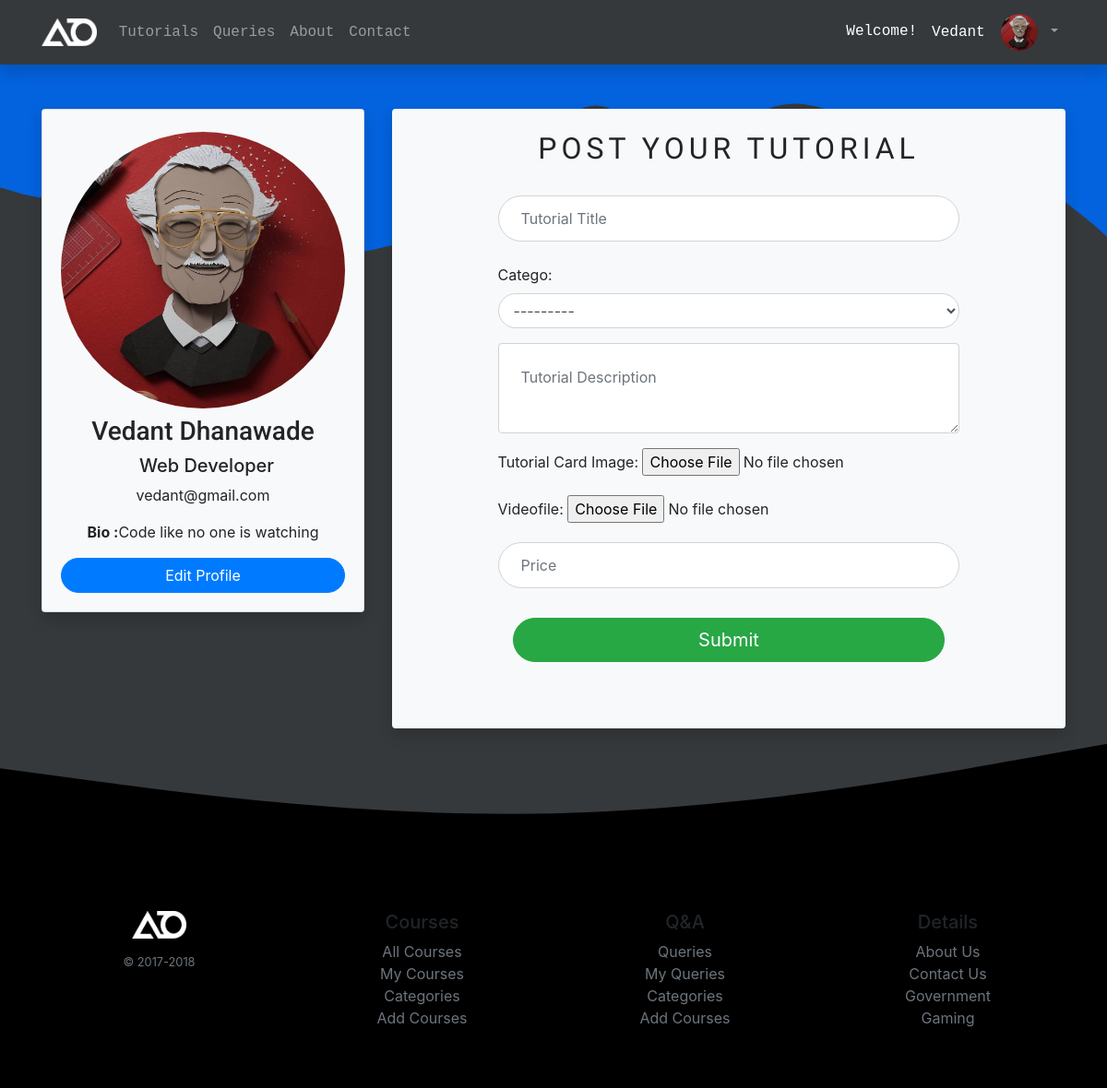
The app's page /tutorials/addtutorial (signed in) with its own data.
### services/models.py (models this page shows, shortened)
class Userprofile(models.Model):
    email = models.EmailField(max_length=100, primary_key=True,default="")
    firstname = models.CharField(max_length=100)
    lastname = models.CharField(max_length=100)
    image = models.ImageField(default='services/images/default.jpg', upload_to='services/profile_pics')
    profession = models.CharField(max_length=200)
    bio = models.TextField()

class Tutorial(models.Model):
    title = models.CharField(max_length=100,primary_key=True)
    desc =  models.TextField()
    author = models.ForeignKey(User, on_delete=models.CASCADE)
    catego = models.ForeignKey(Category, on_delete=models.CASCADE)
    videofile= models.FileField(upload_to='services/videos',null=True)
    imagefile = models.ImageField(upload_to='services/images',default="")
    price = models.IntegerField()
    timestamp = models.DateTimeField(default=timezone.now)
    approval = models.NullBooleanField()

### services/views.py (the view, shortened to what this page needs)
# urls.py: path('tutorials/addtutorial', views.addtutorial, name='addtutorial'),
@login_required
def addtutorial(request):
    profile = Userprofile.objects.filter(email=request.user.email)
    form = TutorialForm()
    context = {'form': form,
                'profile' : profile
            }
    return render(request,'services/addtutorial.html',context)

### services/forms.py
class TutorialForm(forms.ModelForm):
    title = forms.CharField(
        widget=forms.TextInput(
            attrs={
                'class': "form-control rounded-pill p-4 my-4",
                'type': "text",
                'placeholder': "Tutorial Title"
            }),
        label=False,
    )
    desc = forms.CharField(
        widget=forms.Textarea(
            attrs={
                'class': "form-control p-4",
                'type': "text",
                'placeholder': "Tutorial Description",
                'rows':2
            }),
        label=False,
    )
    price = forms.IntegerField(
        widget=forms.NumberInput(
            attrs={
                'class': "form-control p-4 rounded-pill",
                'placeholder': "Price"
            }),
        label=False,
    )
    imagefile = forms.ImageField(
        label=('Tutorial Card Image'),
    )
    class Meta:
        model = Tutorial
        fields = ('title','catego','desc','imagefile','videofile','price')
        widgets = {
            'catego': forms.Select(attrs={'class': "form-control rounded-pill",'type': "text",'placeholder': "Categories"}),
          }

### services/models.py (called while the page is built)
    def __str__(self):
        return self.name

### templates/services/addtutorial.html (shortened to what this page needs)
{% extends 'services/base.html' %}
{% load static %}
{% block body %}
<section id="productDetails" class="">
    <div class="container pt-5">
        <div class="row">
            <div class="col-xl-4">
                <div class="card card-profile shadow bg-light">
                    <div class="card-body pt-0 pt-md-4 bg-light">
                        <div class="text-center">
                            {% for i in profile %}
                            <div class="card-profile-image">
                                <img src="/media/{{i.image}}" class="img-fluid"
                                    style="height: 300px; width: 100%; border-radius: 50%;">
                            </div>
                            <h3 class="title2 mt-2">{{i.firstname}} {{i.lastname}}</h3>
                            <div class="h5">
                                {{i.profession}}
                            </div>
                            <p>{{i.email}}</p>
                            <p><strong>Bio :</strong>{{i.bio}}</p>
                            {% endfor %}
                            <button class="btn btn-block btn-primary rounded-pill" data-toggle="modal"
                                data-target="#userprofile">Edit Profile</button>
                        </div>
                    </div>
                </div>
            </div>
            <div class="col-lg-8">
                <div class="card shadow border-0 p-4 bg-light">
                    <h2 class="text-center title">Post your Tutorial</h2>
                    <div class="row justify-content-center border-0">
                        <div class="form-group">
                            <form action="" enctype="multipart/form-data" method="POST">
                                <div class="mb-0">
                                    {{form.as_p}}
                                </div>
                                <div class="p-3 text-center">
                                    <button class="btn btn-success btn-block btn-lg rounded-pill" type="submit"
                                        value="Submit">Submit</button>
                                </div>
                            </form>
                        </div>
                    </div>
                </div>
            </div>
        </div>
    </div>
</section>
{% endblock body %}

### templates/services/base.html (shortened to what this page needs)
{% load static %}
{% load crispy_forms_tags %}
<html lang="en">
<head>
    <link rel="stylesheet" href="{% static 'services/css/bootstrap.min.css' %}" class="rel">
    <link rel="stylesheet" href="{% static 'services/css/styles.css' %}" class="rel">
    <link rel="stylesheet" href="{% static 'services/css/swiper-bundle.css' %}">
    <link rel="stylesheet" href="{% static 'services/css/swiper-bundle.min.css' %}">
</head>
<body>
    <header>
        <nav class="navbar navbar-expand-lg navbar-dark shadow">
            <div class="container">
                <div class="collapse navbar-collapse text-center" id="navbarTogglerDemo01">
                    <a class="navbar-brand" href="{% url 'index' %}"><img src="{% static 'services/img/2.png'%}"></a>
                    <ul class="navbar-nav mr-auto mt-2 mt-lg-0">
                        <li class="nav-item">
                            <a class="nav-link" href="{% url 'alltutorials' %}">Tutorials</a>
                        </li>
                        <li class="nav-item">
                            <a class="nav-link" href="{% url 'queries' %}">Queries</a>
                        </li>
                        <li class="nav-item">
                            <a class="nav-link" type="button"  data-toggle="modal" data-target="#about">About</a>
                        </li>
                        <li class="nav-item">
                            <a class="nav-link" href="{% url 'contact' %}">Contact</a>
                        </li>
                    </ul>
                    <div>
                        {% if user.is_authenticated %}
                        <ul class="navbar-nav ml-auto">
                            <li class="nav-item nav-link dropdown no-arrow" style="margin-top: 10px;">
                                <h6 class="text-white">Welcome!</h6>
                            </li>
                            <li class="nav-item dropdown">
                                <a class="nav-link dropdown-toggle" href="#" id="userDropdown" role="button"
                                    data-toggle="dropdown" aria-haspopup="true" aria-expanded="false">
                                    <h6 class="mr-2 d-none d-lg-inline text-white">{{user.first_name}}</h6>
                                    {% for i in profile %}
                                    <img class="img-profile rounded-circle img-fluid"
                                        src="/media/{{i.image}}">
                                    {% endfor %}
                                </a>
                            </li>
                        </ul>
                        {% else %}
                        <a class="btn btn-outline-light m-2 px-3 my-sm-0" type="button"
                            href="{% url 'account_login'%}">LogIn</a>
                        <a class="btn btn-outline-light m-2 px-4 my-sm-0" type="button"
                            href="{% url 'account_signup'%}">Sign Up</a>
                        {% endif %}
                    </div>
                </div>
            </div>
        </nav>
    </header>
    {% block body %}
    {% endblock body%}
    <svg xmlns="http://www.w3.org/2000/svg" viewBox="0 0 1440 180"
        style="position: relative; transform: rotate(180deg);">
        <path fill="#000000" fill-opacity="1"
            d="M0,160L120,138.7C240,117,480,75,720,69.3C960,64,1200,96,1320,112L1440,128L1440,0L1320,0C1200,0,960,0,720,0C480,0,240,0,120,0L0,0Z">
        </path>
    </svg>
    <footer class="">
        <div class="container py-5">
            <div class="row text-center">
                <div class="col-6 col-md">
                    <img class="img-fluid footer-img" src="{% static 'services/img/2.png'%}">
                    <small class="d-block mb-3 text-muted mt-3">© 2017-2018</small>
                </div>
                <div class="col-6 col-md">
                    <h5>Courses</h5>
                    <ul class="list-unstyled text-small">
                        <li><a class="text-muted" href="#">All Courses</a></li>
                        <li><a class="text-muted" href="#">My Courses</a></li>
                        <li><a class="text-muted" href="#">Categories</a></li>
                        <li><a class="text-muted" href="#">Add Courses</a></li>
                    </ul>
                </div>
                <div class="col-6 col-md">
                    <h5>Q&A</h5>
                    <ul class="list-unstyled text-small">
                        <li><a class="text-muted" href="#">Queries</a></li>
                        <li><a class="text-muted" href="#">My Queries</a></li>
                        <li><a class="text-muted" href="#">Categories</a></li>
                        <li><a class="text-muted" href="#">Add Courses</a></li>
                    </ul>
                </div>
                <div class="col-6 col-md">
                    <h5>Details</h5>
                    <ul class="list-unstyled text-small">
                        <li><a class="text-muted" href="#">About Us</a></li>
                        <li><a class="text-muted" href="#">Contact Us</a></li>
                        <li><a class="text-muted" href="#">Government</a></li>
                        <li><a class="text-muted" href="#">Gaming</a></li>
                    </ul>
                </div>
            </div>
        </div>
    </footer>
</body>
</html>

### services/static/services/css/styles.css (style rules this page uses)
body { background-color:#161a1ddc; }
.nav-item { font-family: 'Courier New', Courier, monospace; }
.title { letter-spacing: 5px; font-family: Teko,sans-serif!important; text-transform: uppercase!important; }
.title2 { font-family: 'Roboto', sans-serif; font-weight: 500; }
header { position: sticky; top: 0; left: 0; width: 100%; z-index: 1000; transition: 0.5s; }
header nav { height: 70px; }
.navbar-brand img { height: 30px; }
.img-profile { height: 40px; width: 40px; }
footer { background-color: black; }
.footer-img { height: 30px; }

### records on screen
Userprofile: image (picture), firstname "Vedant", lastname "Dhanawade", profession "Web Developer", email "vedant@gmail.com", bio "Code like no one is watching"

### other values on screen
{{ user.first_name }} "Vedant"
